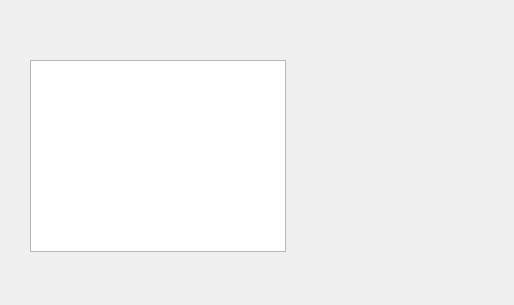
<?xml version="1.0" encoding="UTF-8"?>
<ui version="4.0">
 <class>Form</class>
 <widget class="QWidget" name="Form">
  <property name="geometry">
   <rect>
    <x>0</x>
    <y>0</y>
    <width>514</width>
    <height>305</height>
   </rect>
  </property>
  <property name="windowTitle">
   <string>Form</string>
  </property>
  <widget class="QColumnView" name="columnView">
   <property name="geometry">
    <rect>
     <x>30</x>
     <y>60</y>
     <width>256</width>
     <height>192</height>
    </rect>
   </property>
  </widget>
 </widget>
 <resources/>
 <connections/>
</ui>
